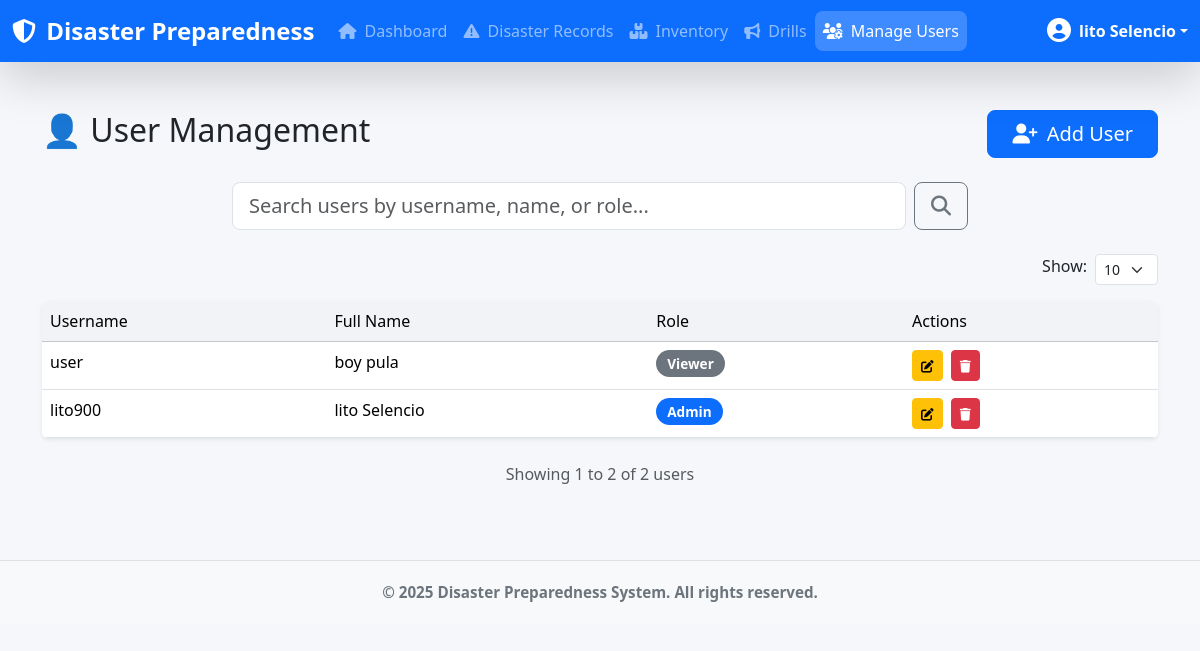
The app's page /manage_user.php (signed in) with its own data.
### tables this page shows
CREATE TABLE `users` (
  `id` int(11) NOT NULL,
  `username` varchar(100) NOT NULL,
  `password` varchar(255) NOT NULL,
  `full_name` varchar(150) DEFAULT NULL,
  `role` varchar(50) DEFAULT 'admin',
  `created_at` timestamp NOT NULL DEFAULT current_timestamp()
);

### manage_user.php (the view, shortened to what this page needs)
<?php
include 'connection.php';
$limit = isset($_GET['limit']) ? (int)$_GET['limit'] : 10;
$limit = in_array($limit, [5, 10, 25, 50]) ? $limit : 10;
$page = isset($_GET['page']) ? max(1, (int)$_GET['page']) : 1;
$search = isset($_GET['search']) ? trim($_GET['search']) : '';
$search_param = $search ? "&search=" . urlencode($search) : '';
$limit_param = "&limit=" . $limit;
$where = "1=1";
$total_result = $conn->query("SELECT COUNT(*) AS total FROM users WHERE $where");
$total_row = $total_result->fetch_assoc();
$total_users = $total_row['total'];
$start = ($page - 1) * $limit;
$users_query = "SELECT * FROM users WHERE $where ORDER BY id DESC LIMIT $start, $limit";
$users = $conn->query($users_query);
?>
<!DOCTYPE html>
<html lang="en">
<head>
    <link href="https://cdn.jsdelivr.net/npm/bootstrap@5.3.3/dist/css/bootstrap.min.css" rel="stylesheet">
    <link rel="stylesheet" href="https://cdnjs.cloudflare.com/ajax/libs/font-awesome/6.4.0/css/all.min.css">
</head>
<body>
<?php include 'navbar.php'; ?>
<div class="container py-4">
    <div class="d-flex justify-content-between align-items-center mb-4">
        <h2 class="text-dark">👤 User Management</h2>
        <button class="btn btn-primary btn-lg px-4" data-bs-toggle="modal" data-bs-target="#addModal">
            <i class="fas fa-user-plus me-1"></i> Add User
        </button>
    </div>
    <div class="row mb-4">
        <div class="col-md-8 mx-auto">
            <form method="GET" class="d-flex">
                <input type="text" name="search" class="form-control form-control-lg me-2"
                       placeholder="Search users by username, name, or role..." value="<?= htmlspecialchars($search) ?>">
                <button class="btn btn-outline-secondary btn-lg" type="submit">
                    <i class="fas fa-search"></i>
                </button>
            </form>
        </div>
    </div>
    <div class="d-flex justify-content-end mb-3">
        <label for="limit-select" class="me-2">Show:</label>
        <select id="limit-select" class="form-select form-select-sm" style="width: auto;" onchange="updateLimit(this.value)">
            <option value="10" <?= $limit == 10 ? 'selected' : '' ?>>10</option>
        </select>
    </div>
    <div class="table-responsive bg-white shadow-sm rounded mb-4">
        <table class="table table-hover mb-0">
            <thead class="table-light">
                <tr>
                    <th>Username</th>
                    <th>Full Name</th>
                    <th>Role</th>
                    <th>Actions</th>
                </tr>
            </thead>
            <tbody>
                <?php if ($users->num_rows > 0): ?>
                    <?php while ($row = $users->fetch_assoc()): ?>
                        <tr>
                            <td><?= htmlspecialchars($row['username']) ?></td>
                            <td><?= htmlspecialchars($row['full_name']) ?></td>
                            <td>
                                <span class="badge bg-<?= $row['role'] === 'admin' ? 'primary' : 'secondary' ?> rounded-pill">
                                    <?= ucfirst($row['role']) ?>
                                </span>
                            </td>
                            <td>
                                <button class="btn btn-sm btn-warning me-1"
                                        data-bs-toggle="modal"
                                        data-bs-target="#editModal<?= $row['id'] ?>">
                                    <i class="fas fa-edit"></i>
                                </button>
                                <a href="?delete=<?= $row['id'] ?><?= $search_param ?><?= $limit_param ?>"
                                   class="btn btn-sm btn-danger"
                                   onclick="return confirm('Are you sure you want to delete this user?')">
                                    <i class="fas fa-trash"></i>
                                </a>
                            </td>
                        </tr>
                    <?php endwhile; ?>
                <?php endif; ?>
            </tbody>
        </table>
    </div>
    <div class="text-center text-muted mt-3">
        Showing <?= max(1, $start + 1) ?> to <?= min($start + $limit, $total_users) ?> of <?= $total_users ?> users
    </div>
</div>
<div class="footer">
    <strong>&copy; <?= date('Y') ?> <b>Disaster Preparedness System. All rights reserved.</b></strong>
</div>
</body>
</html>

### manage_user.php (style rules this page uses)
body { background-color: #f5f7fa; font-family: 'Segoe UI', sans-serif; }
.table th { background-color: #f1f3f6; font-weight: 500; }
.btn-sm i { font-size: 0.9em; }
.badge.bg-primary, .badge.bg-secondary { font-size: 0.85em; padding: 0.5em 0.8em; }
.footer { text-align: center; margin-top: 50px; padding: 20px 0; color: #6c757d; font-size: 0.95rem; border-top: 1px solid #dee2e6; background-color: #f8f9fa; }
.form-select-sm { width: auto; display: inline-block; }

### records on screen
users: username "user", full_name "boy pula", role "Viewer"
users: username "lito900", full_name "lito Selencio", role "Admin"

### other values on screen
$_SESSION['full_name'] "lito Selencio"
max(1, $start + 1) "1"
min($start + $limit, $total_users) "2"
$total_users "2"
